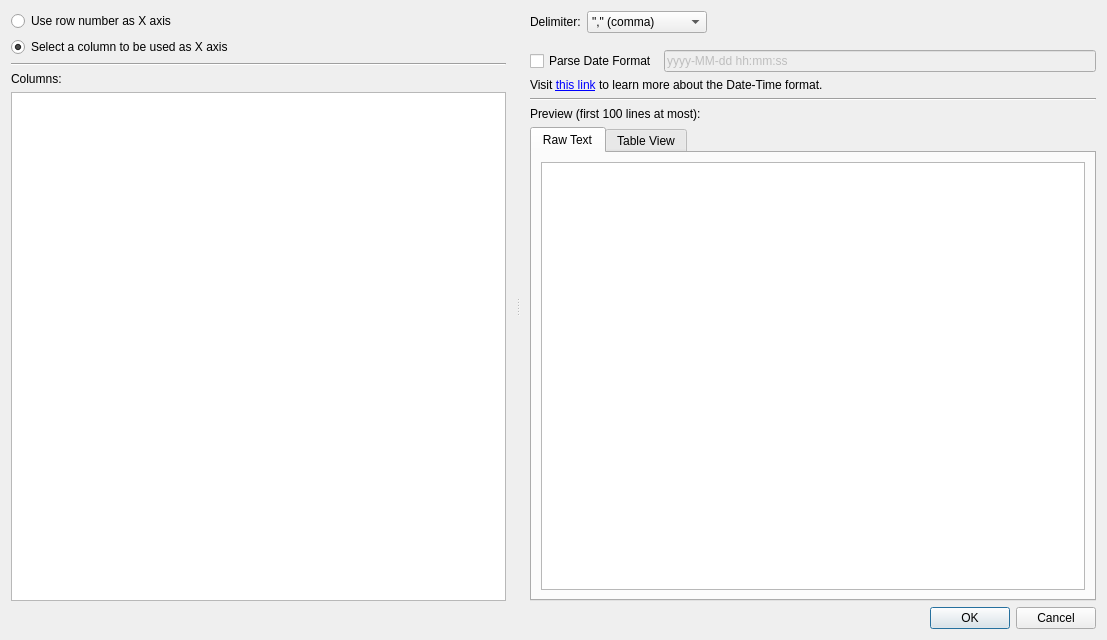
<?xml version="1.0" encoding="UTF-8"?>
<ui version="4.0">
 <class>DialogCSV</class>
 <widget class="QDialog" name="DialogCSV">
  <property name="geometry">
   <rect>
    <x>0</x>
    <y>0</y>
    <width>1107</width>
    <height>640</height>
   </rect>
  </property>
  <property name="windowTitle">
   <string>CSV Loader</string>
  </property>
  <layout class="QVBoxLayout" name="verticalLayout_3">
   <item>
    <widget class="QSplitter" name="splitter">
     <property name="orientation">
      <enum>Qt::Horizontal</enum>
     </property>
     <widget class="QWidget" name="layoutWidget">
      <layout class="QVBoxLayout" name="verticalLayout">
       <property name="rightMargin">
        <number>10</number>
       </property>
       <item>
        <widget class="QRadioButton" name="radioButtonIndex">
         <property name="text">
          <string>Use row number as X axis</string>
         </property>
        </widget>
       </item>
       <item>
        <widget class="QRadioButton" name="radioButtonSelect">
         <property name="text">
          <string>Select a column to be used as X axis</string>
         </property>
         <property name="checked">
          <bool>true</bool>
         </property>
        </widget>
       </item>
       <item>
        <widget class="Line" name="line">
         <property name="orientation">
          <enum>Qt::Horizontal</enum>
         </property>
        </widget>
       </item>
       <item>
        <widget class="QLabel" name="label_3">
         <property name="text">
          <string>Columns:</string>
         </property>
        </widget>
       </item>
       <item>
        <widget class="QListWidget" name="listWidgetSeries"/>
       </item>
      </layout>
     </widget>
     <widget class="QWidget" name="layoutWidget">
      <layout class="QVBoxLayout" name="verticalLayout_2">
       <property name="leftMargin">
        <number>10</number>
       </property>
       <item>
        <layout class="QHBoxLayout" name="horizontalLayout">
         <item>
          <widget class="QLabel" name="label">
           <property name="text">
            <string>Delimiter:</string>
           </property>
          </widget>
         </item>
         <item>
          <widget class="QComboBox" name="comboBox">
           <property name="minimumSize">
            <size>
             <width>120</width>
             <height>0</height>
            </size>
           </property>
           <item>
            <property name="text">
             <string>&quot;,&quot; (comma)</string>
            </property>
           </item>
           <item>
            <property name="text">
             <string>&quot;;&quot; (semicolon)</string>
            </property>
           </item>
           <item>
            <property name="text">
             <string>&quot; &quot; (space)</string>
            </property>
           </item>
          </widget>
         </item>
         <item>
          <spacer name="horizontalSpacer">
           <property name="orientation">
            <enum>Qt::Horizontal</enum>
           </property>
           <property name="sizeHint" stdset="0">
            <size>
             <width>40</width>
             <height>20</height>
            </size>
           </property>
          </spacer>
         </item>
        </layout>
       </item>
       <item>
        <layout class="QHBoxLayout" name="horizontalLayout_2">
         <property name="topMargin">
          <number>11</number>
         </property>
         <item>
          <widget class="QCheckBox" name="checkBoxDateFormat">
           <property name="text">
            <string>Parse Date Format</string>
           </property>
          </widget>
         </item>
         <item>
          <widget class="QLineEdit" name="lineEditDateFormat">
           <property name="enabled">
            <bool>false</bool>
           </property>
           <property name="text">
            <string>yyyy-MM-dd hh:mm:ss</string>
           </property>
           <property name="placeholderText">
            <string>yyyy-MM-dd hh:mm:ss</string>
           </property>
          </widget>
         </item>
        </layout>
       </item>
       <item>
        <widget class="QLabel" name="label_4">
         <property name="text">
          <string>&lt;html&gt;&lt;head/&gt;&lt;body&gt;&lt;p&gt;Visit &lt;a href=&quot;https://doc.qt.io/qt-5/qtime.html#toString&quot;&gt;&lt;span style=&quot; text-decoration: underline; color:#0000ff;&quot;&gt;this link&lt;/span&gt;&lt;/a&gt; to learn more about the Date-Time format.&lt;/p&gt;&lt;/body&gt;&lt;/html&gt;</string>
         </property>
         <property name="openExternalLinks">
          <bool>true</bool>
         </property>
        </widget>
       </item>
       <item>
        <widget class="Line" name="line_2">
         <property name="orientation">
          <enum>Qt::Horizontal</enum>
         </property>
        </widget>
       </item>
       <item>
        <widget class="QLabel" name="label_2">
         <property name="text">
          <string>Preview (first 100 lines at most):</string>
         </property>
        </widget>
       </item>
       <item>
        <widget class="QTabWidget" name="tabWidget">
         <property name="currentIndex">
          <number>0</number>
         </property>
         <widget class="QWidget" name="tab_3">
          <attribute name="title">
           <string>Raw Text</string>
          </attribute>
          <layout class="QVBoxLayout" name="verticalLayout_9">
           <item>
            <widget class="QCodeEditor" name="rawText">
             <property name="sizePolicy">
              <sizepolicy hsizetype="Preferred" vsizetype="Preferred">
               <horstretch>1</horstretch>
               <verstretch>1</verstretch>
              </sizepolicy>
             </property>
             <property name="lineWrapMode">
              <enum>QTextEdit::NoWrap</enum>
             </property>
             <property name="readOnly">
              <bool>true</bool>
             </property>
            </widget>
           </item>
          </layout>
         </widget>
         <widget class="QWidget" name="tab_4">
          <attribute name="title">
           <string>Table View</string>
          </attribute>
          <layout class="QVBoxLayout" name="verticalLayout_7">
           <item>
            <widget class="QTableView" name="tableView">
             <property name="sizePolicy">
              <sizepolicy hsizetype="Expanding" vsizetype="Expanding">
               <horstretch>1</horstretch>
               <verstretch>1</verstretch>
              </sizepolicy>
             </property>
             <property name="layoutDirection">
              <enum>Qt::LeftToRight</enum>
             </property>
             <property name="editTriggers">
              <set>QAbstractItemView::NoEditTriggers</set>
             </property>
             <property name="showDropIndicator" stdset="0">
              <bool>false</bool>
             </property>
             <property name="dragDropOverwriteMode">
              <bool>false</bool>
             </property>
             <property name="wordWrap">
              <bool>true</bool>
             </property>
             <attribute name="verticalHeaderStretchLastSection">
              <bool>true</bool>
             </attribute>
            </widget>
           </item>
          </layout>
         </widget>
        </widget>
       </item>
      </layout>
     </widget>
    </widget>
   </item>
   <item>
    <widget class="QDialogButtonBox" name="buttonBox">
     <property name="enabled">
      <bool>true</bool>
     </property>
     <property name="orientation">
      <enum>Qt::Horizontal</enum>
     </property>
     <property name="standardButtons">
      <set>QDialogButtonBox::Cancel|QDialogButtonBox::Ok</set>
     </property>
    </widget>
   </item>
  </layout>
 </widget>
 <customwidgets>
  <customwidget>
   <class>QCodeEditor</class>
   <extends>QTextEdit</extends>
   <header location="global">QCodeEditor</header>
  </customwidget>
 </customwidgets>
 <resources/>
 <connections>
  <connection>
   <sender>buttonBox</sender>
   <signal>accepted()</signal>
   <receiver>DialogCSV</receiver>
   <slot>accept()</slot>
   <hints>
    <hint type="sourcelabel">
     <x>248</x>
     <y>254</y>
    </hint>
    <hint type="destinationlabel">
     <x>157</x>
     <y>274</y>
    </hint>
   </hints>
  </connection>
  <connection>
   <sender>buttonBox</sender>
   <signal>rejected()</signal>
   <receiver>DialogCSV</receiver>
   <slot>reject()</slot>
   <hints>
    <hint type="sourcelabel">
     <x>316</x>
     <y>260</y>
    </hint>
    <hint type="destinationlabel">
     <x>286</x>
     <y>274</y>
    </hint>
   </hints>
  </connection>
 </connections>
</ui>
